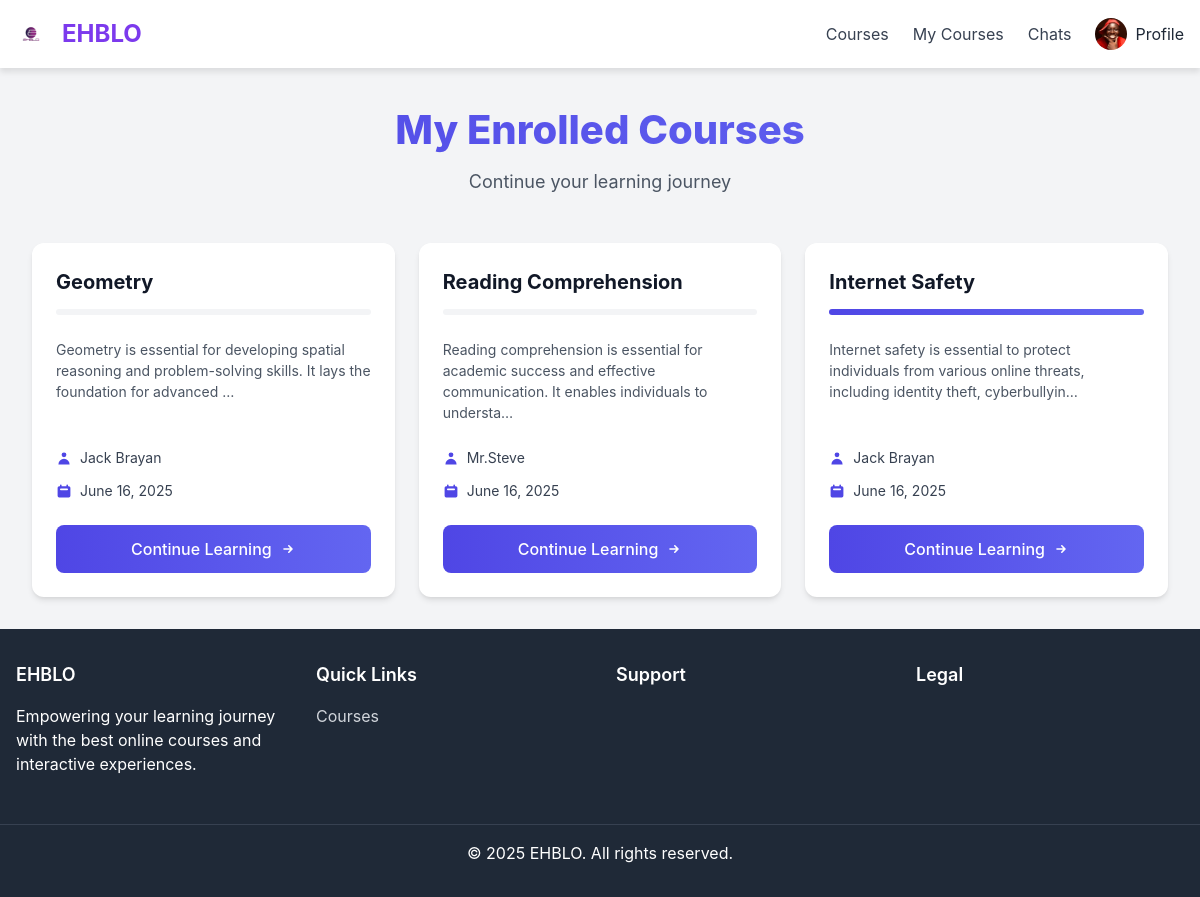
The app's page /courses/my-courses/ (signed in) with its own data.
### users/models.py (models this page shows, shortened)
class CustomUser(AbstractUser):
    USER_TYPE_CHOICES = (
        ('student', 'Student'),
        ('teacher', 'Teacher'),
        ('admin', 'Administrator'),
    )
    PEDAGOGIC_LEVEL_CHOICES = (
        ('primaire', 'Prinmaire'),
        ('secondaire', 'Secondaire'),
        ('universitaire', 'Universitaire'),
        ('personnel', 'Personnel'),
    )
    GENDER_CHOICES = (
        ('M', 'Male'),
        ('F', 'Female'),
        ('O', 'Other'),
    )
    user_type = models.CharField(max_length=20, choices=USER_TYPE_CHOICES, default='student')
    pedagogic_level = models.CharField(max_length=20, choices=PEDAGOGIC_LEVEL_CHOICES)
    bio = models.TextField(blank=True)
    profile_picture = models.ImageField(upload_to='profile_pics/', blank=True)
    phone_number = models.CharField(max_length=20, blank=True)
    country = models.CharField(max_length=100, blank=True)
    interests = models.ManyToManyField(Subject, blank=True)
    gender = models.CharField(max_length=1, choices=GENDER_CHOICES, blank=True)
    birth_date = models.DateField(null=True, blank=True)

### courses/models.py (models this page shows, shortened)
class Enrollment(models.Model):
    student = models.ForeignKey(settings.AUTH_USER_MODEL,
                                 on_delete=models.CASCADE,
                                 related_name='enrollments',
                                 limit_choices_to={'user_type': 'student'})
    course = models.ForeignKey(Course,
                               on_delete=models.CASCADE,
                               related_name='enrollments')
    enrolled_at = models.DateTimeField(auto_now_add=True)
    completed_contents = models.ManyToManyField(Content, blank=True, related_name='completed_by_students')
    class Meta:
        unique_together = ('student', 'course')
    def get_progress(self):
        total_contents = self.course.modules.aggregate(total=models.Count('contents'))['total']
        if not total_contents:
            return 0
        completed_count = self.completed_contents.count()
        return (completed_count / total_contents) * 100

class Course(models.Model):
    instructor = models.ForeignKey(settings.AUTH_USER_MODEL,
                                   on_delete=models.CASCADE,
                                   related_name='courses_created',
                                   limit_choices_to={'user_type': 'instructor'})
    subject = models.ForeignKey(Subject,
                                 on_delete=models.CASCADE,
                                 related_name='courses')
    title = models.CharField(max_length=250)
    slug = models.SlugField(max_length=250, unique=True, blank=True)
    overview = models.TextField()
    created = models.DateTimeField(auto_now_add=True)
    updated = models.DateTimeField(auto_now=True)
    price = models.DecimalField(max_digits=10, decimal_places=2, default=0.00) # 0 for free courses
    is_published = models.BooleanField(default=False)
    tags = TaggableManager(blank=True)
    image = models.ImageField(upload_to='course_thumbnails/', null=True, blank=True)
    class Meta:
        ordering = ('-created',)

### courses/views.py (the view)
# urls.py: path('my-courses/', views.EnrolledCourseListView.as_view(), name='my_courses'),
class EnrolledCourseListView(LoginRequiredMixin, ListView):
    model = Enrollment
    template_name = 'courses/my_courses.html'
    context_object_name = 'enrollments'
    def get_queryset(self):
        return Enrollment.objects.filter(student=self.request.user).select_related('course').order_by('-enrolled_at')

### courses/templates/courses/my_courses.html (shortened to what this page needs)
{% extends "base.html" %}
{% load static %}
{% block content %}
<div class="my-courses-container">
    <div class="page-header">
        <h1 class="page-title">My Enrolled Courses</h1>
        <p class="page-subtitle">Continue your learning journey</p>
    </div>
    {% if enrollments %}
        <div class="courses-grid">
            {% for enrollment in enrollments %}
                <div class="course-card">
                    <div class="card-header">
                        <h2 class="course-name">{{ enrollment.course.title }}</h2>
                        <div class="progress-container">
                            <div class="progress-bar" style="width: {{ enrollment.get_progress|floatformat:"0" }}%"></div>
                        </div>
                    </div>
                    <p class="course-description">{{ enrollment.course.overview|truncatechars:120 }}</p>
                    <div class="course-meta">
                        <div class="meta-item">
                            <svg class="meta-icon" viewBox="0 0 20 20" fill="currentColor">
                                <path fill-rule="evenodd" d="M10 9a3 3 0 100-6 3 3 0 000 6zm-7 9a7 7 0 1114 0H3z" clip-rule="evenodd"></path>
                            </svg>
                            <span>{{ enrollment.course.instructor.get_full_name|default:enrollment.course.instructor.username }}</span>
                        </div>
                        <div class="meta-item">
                            <svg class="meta-icon" viewBox="0 0 20 20" fill="currentColor">
                                <path fill-rule="evenodd" d="M6 2a1 1 0 00-1 1v1H4a2 2 0 00-2 2v10a2 2 0 002 2h12a2 2 0 002-2V6a2 2 0 00-2-2h-1V3a1 1 0 10-2 0v1H7V3a1 1 0 00-1-1zm0 5a1 1 0 000 2h8a1 1 0 100-2H6z" clip-rule="evenodd"></path>
                            </svg>
                            <span>{{ enrollment.enrolled_at|date:"F d, Y" }}</span>
                        </div>
                    </div>
                    <a href="{% url 'course_player_home' enrollment.pk %}" class="action-btn">
                        Continue Learning
                        <svg class="btn-icon" viewBox="0 0 20 20" fill="currentColor">
                            <path fill-rule="evenodd" d="M10.293 5.293a1 1 0 011.414 0l4 4a1 1 0 010 1.414l-4 4a1 1 0 01-1.414-1.414L12.586 11H5a1 1 0 110-2h7.586l-2.293-2.293a1 1 0 010-1.414z" clip-rule="evenodd"></path>
                        </svg>
                    </a>
                </div>
            {% endfor %}
        </div>
    {% endif %}
</div>
{% endblock %}

### templates/base.html (shortened to what this page needs)
<!DOCTYPE html>
<html lang="en">
<head>
    <link rel="stylesheet" href="https://cdnjs.cloudflare.com/ajax/libs/font-awesome/6.0.0/css/all.min.css">
</head>
<body>
    <nav class="desktop-nav">
        <div class="logo-container">
            <img src="/static/images/logo.png" alt="EHBLO Logo" class="logo-img">
            EHBLO
        </div>
        <div class="nav-links">
            <a href="/" class="nav-link">Courses</a>
            {% if user.is_authenticated %}
                <a href="{% url 'my_courses' %}" class="nav-link">My Courses</a>
                <a href="{% url 'my_chats' %}" class="nav-link">Chats</a>
                <div class="profile-container">
                    <div class="profile-toggle">
                        {% if user.profile_picture %}
                            <img src="{{ user.profile_picture.url }}" alt="Profile" class="profile-img">
                        {% else %}
                            <div class="profile-default">U</div>
                        {% endif %}
                        <span>Profile</span>
                    </div>
                </div>
            {% else %}
                <a href="{% url 'login' %}" class="nav-link">Login</a>
                <a href="{% url 'signup' %}" class="btn btn-primary">Sign Up</a>
            {% endif %}
        </div>
    </nav>
    <main class="container">
        {% block content %}
        {% endblock %}
    </main>
    <footer>
        <div class="footer-grid">
            <div class="footer-section">
                <h3>EHBLO</h3>
                <p>Empowering your learning journey with the best online courses and interactive experiences.</p>
            </div>
            <div class="footer-section">
                <h3>Quick Links</h3>
                <ul class="footer-links">
                    <li><a href="{% url 'my_courses' %}">Courses</a></li>
                </ul>
            </div>
            <div class="footer-section">
                <h3>Support</h3>
            </div>
            <div class="footer-section">
                <h3>Legal</h3>
            </div>
        </div>
        <div class="footer-copyright">
            <p>&copy; {% now "Y" %} EHBLO. All rights reserved.</p>
        </div>
    </footer>
</body>
</html>

### templates/base.html (style rules this page uses)
:root { --primary-color: #7c3aed; --primary-hover: #6d28d9; --secondary-color: #f3f4f6; --text-color: #374151; --text-light: #6b7280; --white: #ffffff; --danger: #dc2626; --danger-hover: #b91c1c; --success: #10b981; --warning: #f59e0b; --info: #3b82f6; --shadow: 0 4px 6px rgba(0, 0, 0, 0.1); --shadow-md: 0 6px 12px rgba(0, 0, 0, 0.15); --rounded: 0.5rem; --rounded-full: 9999px; }
* { margin: 0; padding: 0; box-sizing: border-box; }
body { font-family: 'Segoe UI', Tahoma, Geneva, Verdana, sans-serif; color: var(--text-color); background-color: var(--secondary-color); display: flex; flex-direction: column; min-height: 100vh; line-height: 1.6; }
a { text-decoration: none; color: inherit; }
img { max-width: 100%; height: auto; }
.container { width: 100%; max-width: 1200px; margin: 0 auto; padding: 0 1rem; }
.desktop-nav { display: none; background-color: var(--white); box-shadow: var(--shadow); padding: 1rem; justify-content: space-between; align-items: center; }
.logo-container { display: flex; align-items: center; font-size: 1.5rem; font-weight: bold; color: var(--primary-color); }
.logo-img { height: 30px; width: 30px; margin-right: 1rem; }
.nav-links { display: flex; gap: 1.5rem; align-items: center; }
.nav-link { color: var(--text-color); transition: color 0.3s; }
.profile-container { position: relative; }
.profile-toggle { display: flex; align-items: center; gap: 0.5rem; cursor: pointer; }
.profile-img { width: 32px; height: 32px; border-radius: var(--rounded-full); object-fit: cover; }
main { flex: 1; margin-bottom: 80px; padding: 2rem 0; }
footer { background-color: #1f2937; color: var(--white); padding: 2rem 0; }
.footer-grid { display: grid; grid-template-columns: repeat(1, 1fr); gap: 2rem; padding: 0 1rem; }
.footer-section h3 { font-size: 1.125rem; font-weight: 600; margin-bottom: 1rem; }
.footer-section p { margin-bottom: 1rem; }
.footer-links { list-style: none; }
.footer-links li { margin-bottom: 0.5rem; }
.footer-links a { color: #d1d5db; transition: color 0.3s; }
.footer-copyright { text-align: center; margin-top: 2rem; padding-top: 1rem; border-top: 1px solid #374151; }
@media (min-width: 768px) { .desktop-nav { display: flex; } }
@media (min-width: 768px) { .footer-grid { grid-template-columns: repeat(4, 1fr); max-width: 1200px; margin: 0 auto; } }
@media (min-width: 768px) { main { margin-bottom: 0; } }

### records on screen
CustomUser: profile_picture (picture)
Enrollment: course "Geometry", course.overview "Geometry is essential for developing spatial reasoning and problem-solving skills. It lays the foundation for advanced …", course.instructor.get_full_name "Jack Brayan", enrolled_at "June 16, 2025"
Enrollment: course "Reading Comprehension", course.overview "Reading comprehension is essential for academic success and effective communication. It enables individuals to understa…", course.instructor.get_full_name "Mr.Steve", enrolled_at "June 16, 2025"
Enrollment: course "Internet Safety", course.overview "Internet safety is essential to protect individuals from various online threats, including identity theft, cyberbullyin…", course.instructor.get_full_name "Jack Brayan", enrolled_at "June 16, 2025"
